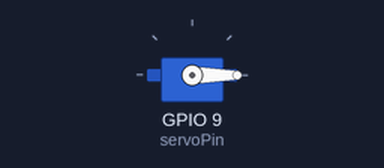
Simulated run of this sketch. Board: ESP32. On the bench: servo.

Above: at 0.05 s.
Timing chart, 0 to 4.6 s (numbered marks = the images above):
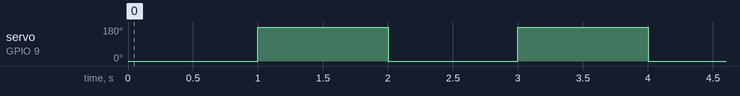

Measured:
- by itself, servo on GPIO 9 (servoPin): alternates 180° for 1.0 s and 0° for 1.0 s

The sketch:

test_servo.ino
```cpp
#include <ESP32Servo.h>

const int servoPin = 9;
Servo myServo;

void setup() {
  // put your setup code here, to run once:
  myServo.attach(servoPin, 500, 2500);
}

void loop() {
  // put your main code here, to run repeatedly:
  myServo.write(0);
  delay(1000);
  myServo.write(180);
  delay(1000);
}
```
